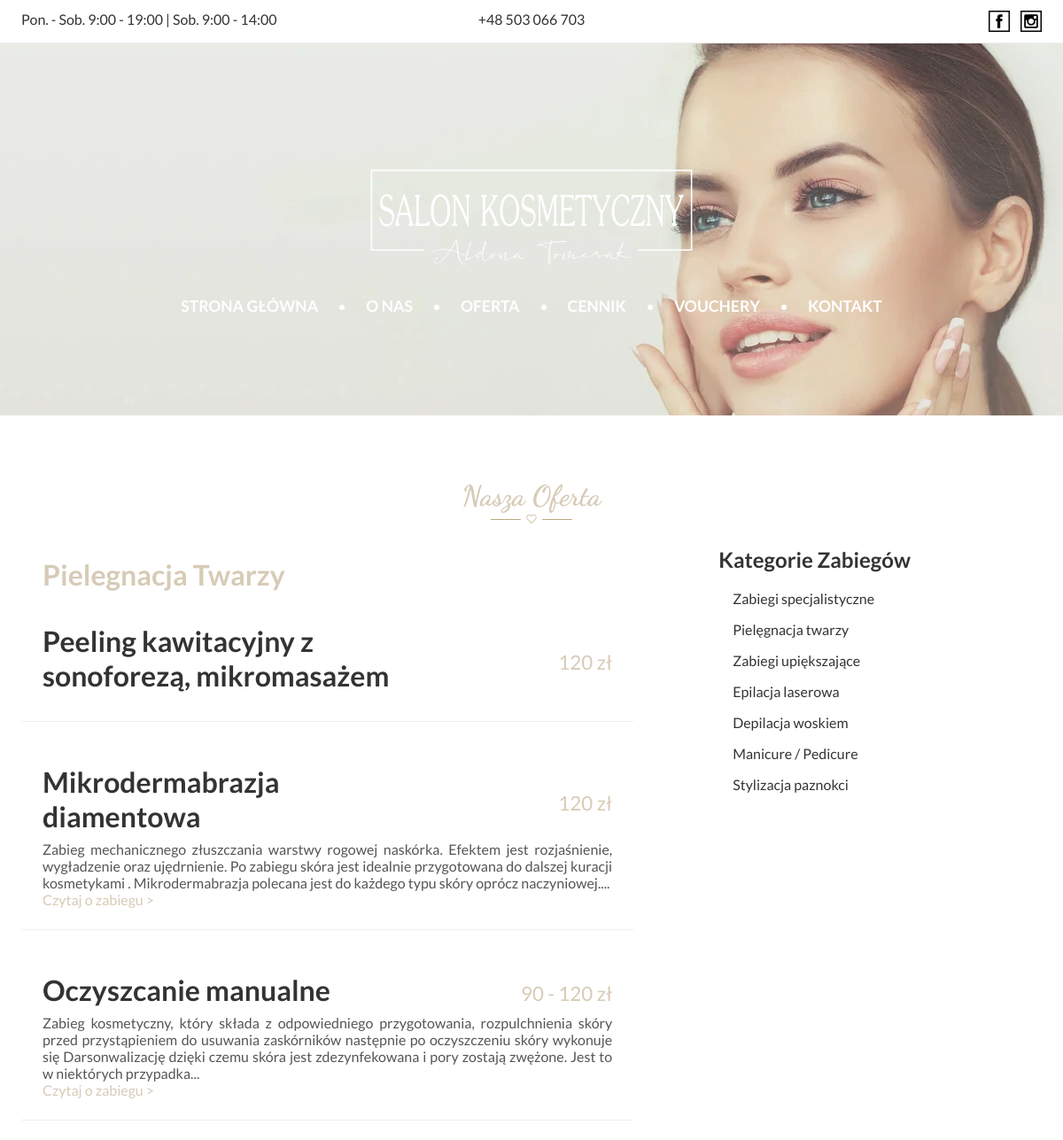
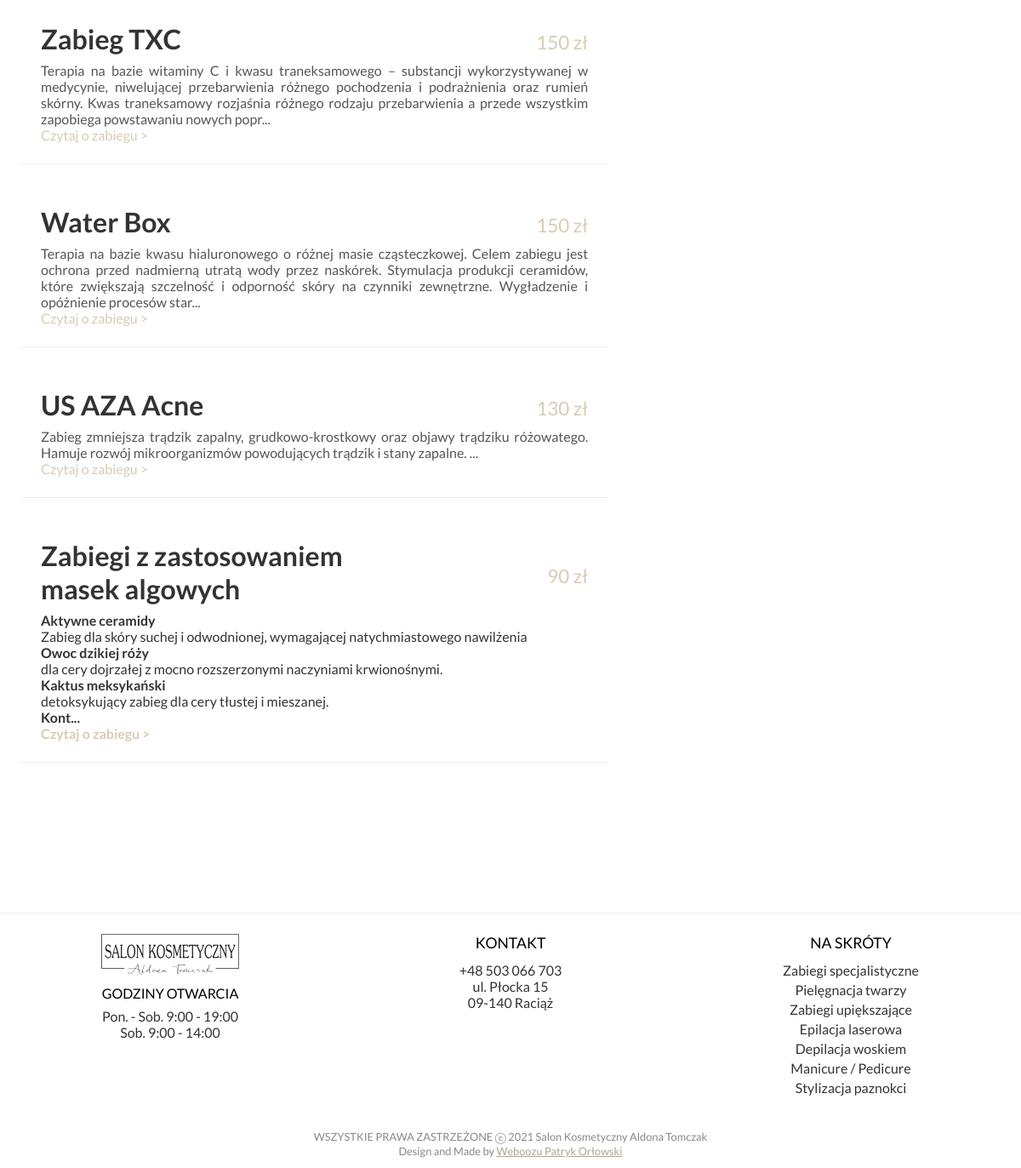
The app's page /oferta.php?kategoria=pielegnacja_twarzy with its own data (2 pictures, top to bottom).
### tables this page shows
CREATE TABLE `treatments` (
  `id` int(11) NOT NULL,
  `name` text NOT NULL,
  `slug` varchar(125) NOT NULL,
  `label` text DEFAULT NULL,
  `description` text DEFAULT NULL,
  `image` varchar(125) DEFAULT NULL,
  `price` text NOT NULL,
  `duration` varchar(10) DEFAULT NULL,
  `category` varchar(125) NOT NULL
);

### display_treatments.php (the view, shortened to what this page needs)
<?php
    $category = $_GET['kategoria'];
    $sql = "SELECT name, label, description, price, duration, slug FROM treatments WHERE category LIKE '$category'";
    $result = $conn->query($sql);
    if ($result->num_rows > 0) {
    while($row = $result->fetch_assoc()) {
        $desc = $row['description'];
        $desc = substr($desc, 0, 300);
        $link = "https://salonkosmetycznyatomczak.pl/zabiegi.php?slug=".$row['slug'];
        echo '<div class="elem">';
        echo '<div class="header-sect">';
        echo '<h1>'.$row['name'].'</h1> <span class="price">'.$row['price'].'</span>';
        echo '</div>';
        if ($row['description'] != NULL) {
            echo '<p class="quict-desc">';
            echo $desc.'...';
            echo '</p>';
        }
        echo ' <div class="elem-actis">';
        if ($row['description'] != NULL) {
            echo '<a href="'.$link.'">Czytaj o zabiegu ></a>';
        }
        echo '</div>';
        echo '</div>';
    }
    } else {
        echo "Ups.. Coś poszło nie tak :(";
    }
?>

### oferta.php (shortened to what this page needs)
<?php
    require_once('./php/connect_db.php');
    $category_b = $_GET['kategoria'];
    $category = str_replace('_', ' ', $category_b);
    $category = ucwords($category);
?>
<!DOCTYPE html>
<html lang="en">
<head>
    <link rel="stylesheet" href="./assets/css/main-1.01.css">
</head>
<body>
    <?php
        include_once('./page-hd-navig.php');
    ?>
    <main>
        <div class="offer-wrapper wrapper-1200">
            <h1 class="clss-h">Nasza Oferta<img src="./assets/ico/str-hrt.svg" alt="header dec icon"></h1>
            <div class="wrapper">
                <div class="wrapper-content">
                <?php
                    echo '<h1 class="wrapper-content-label">'.$category.'</h1>';
                    include_once('./display_treatments.php');
                    echo '</div>';
                ?>
                <?php
                    include_once('./offers-types-aside.php');
                ?>
            </div>
        </div>
    </main>
    <?php
        include_once('./footer.php')
    ?>
    <div class="copy" style="font-size: 0.8rem;">
        WSZYSTKIE PRAWA ZASTRZEŻONE  ⓒ 2021 Salon Kosmetyczny Aldona Tomczak <br> Design and Made by <a href="https://weboozu.pl" style="color: #ada493;">Weboozu Patryk Orłowski</a>
    </div>
</body>
</html>

### page-hd-navig.php (shortened to what this page needs)
<header class="hd-desktop">
    <div class="hd-tp-inf">
        <div class="hd-wrk-h">
            Pon. - Sob. 9:00 - 19:00 | Sob. 9:00 - 14:00
        </div>
        <div class="hd-pho-no">+48 503 066 703</div>
        <div class="hd-scl-md">
            <a href="https://www.facebook.com/Salon-Kosmetyczny-Aldona-Tomczak-101255754706466/" target="_blank" class="link-as-btn">
                <img src="./assets/ico/facebook-svgrepo-com.svg" alt="facebook logo">
            </a>
            <a href="https://www.instagram.com/a.tomczak_salon_kosmetyczny/" target="_blank" class="link-as-btn">
                <img src="./assets/ico/instagram-svgrepo-com.svg" alt="instagram logo">
            </a>
        </div>
    </div>
    <div class="hd-wrapp-lo-nv">
        <div class="hd-logo-wrapper">
            <img src="./assets/ico/logo-light.svg" alt="logo">
        </div>
        <nav class="nv-desktop">
            <a href="/" class="nv-elm n-cl" role="link">
                <span>Strona Główna</span>
            </a>
            <div class="hd-sep n-cl">
                <img src="./assets/ico/bullet.svg" alt="bullet icon">
            </div>
            <a href="./o-nas.php" class="nv-elm n-cl">
                <span>O nas</span>
            </a>
            <div class="hd-sep n-cl">
                <img src="./assets/ico/bullet.svg" alt="bullet icon">
            </div>
            <a href="./oferta.php?kategoria=zabiegi_specjalistyczne" class="nv-elm n-cl">
                <span>Oferta</span>
            </a>
            <div class="hd-sep n-cl">
                <img src="./assets/ico/bullet.svg" alt="bullet icon">
            </div>
            <a href="./cenniki.php" class="nv-elm n-cl">
                <span>cennik</span>
            </a>
            <div class="hd-sep n-cl">
                <img src="./assets/ico/bullet.svg" alt="bullet icon">
            </div>
            <a href="./vouchery.php" class="nv-elm n-cl">
                <span>Vouchery</span>
            </a>
            <div class="hd-sep n-cl n-cl">
                <img src="./assets/ico/bullet.svg" alt="bullet icon">
            </div>
            <a href="./kontakt.php" class="nv-elm n-cl">
                <span>Kontakt</span>
            </a>
        </nav>
    </div>
</header>

### offers-types-aside.php
<div class="offer-category">
    <h2>Kategorie Zabiegów</h2>
    <a href="./oferta.php?kategoria=zabiegi_specjalistyczne">Zabiegi specjalistyczne</a>
    <a href="./oferta.php?kategoria=pielegnacja_twarzy">Pielęgnacja twarzy</a>
    <a href="./oferta.php?kategoria=zabiegi_upiekszajace">Zabiegi upiększające</a>
    <a href="./oferta.php?kategoria=epilacja_laserowa">Epilacja laserowa</a>
    <a href="./oferta.php?kategoria=depilacja_woskiem">Depilacja woskiem</a>
    <a href="./oferta.php?kategoria=manicure_pedicure">Manicure / Pedicure</a>
    <a href="./oferta.php?kategoria=stylizacja_paznokci">Stylizacja paznokci</a>
</div>

### footer.php (shortened to what this page needs)
<footer>
    <div>
        <img src="./assets/ico/logo.svg" alt="logo">
        <span class="upper">godziny otwarcia</span>
        <p>
            Pon. - Sob. 9:00 - 19:00 <br> Sob. 9:00 - 14:00
        </p>
    </div>
    <div>
        <span class="header">kontakt</span>
        <p>
            +48 503 066 703 <br>
            ul. Płocka 15 <br>
            09-140 Raciąż
        </p>
    </div>
    <div>
        <span class="header">na skróty</span>
        <p>
            <ul>
                <li><a href="./oferta.php?kategoria=zabiegi_specjalistyczne">Zabiegi specjalistyczne</a></li>
                <li><a href="./oferta.php?kategoria=pielegnacja_twarzy">Pielęgnacja twarzy</a></li>
                <li><a href="./oferta.php?kategoria=zabiegi_upiekszajace">Zabiegi upiększające</a></li>
                <li><a href="./oferta.php?kategoria=epilacja_laserowa">Epilacja laserowa</a></li>
                <li><a href="./oferta.php?kategoria=depilacja_woskiem">Depilacja woskiem</a></li>
                <li><a href="./oferta.php?kategoria=manicure_pedicure">Manicure / Pedicure</a></li>
                <li><a href="./oferta.php?kategoria=stylizacja_paznokci">Stylizacja paznokci</a></li>
            </ul>
        </p>
    </div>
</footer>

### records on screen
treatments: name "Peeling kawitacyjny z sonoforezą, mikromasażem", price "120 zł"
treatments: name "Mikrodermabrazja diamentowa", price "120 zł", description "Zabieg mechanicznego złuszczania warstwy rogowej naskórka. Efektem jest rozjaśnienie, wygładzenie oraz ujędrnienie. Po zabiegu skóra jest idealnie przygotowana do dalszej kuracji kosmetykami . Mikrodermabrazja polecana jest do każdego typu skóry oprócz naczyniowej."
treatments: name "Oczyszcanie manualne", price "90 - 120 zł", description "Zabieg kosmetyczny, który składa z odpowiedniego przygotowania, rozpulchnienia skóry przed przystąpieniem do usuwania zaskórników następnie po oczyszczeniu skóry wykonuje się Darsonwalizację dzięki czemu skóra jest zdezynfekowana i pory zostają zwężone. Jest to w niektórych przypadka"
treatments: name "Zabieg TXC", price "150 zł", description "Terapia na bazie witaminy C i kwasu traneksamowego – substancji wykorzystywanej w medycynie, niwelującej przebarwienia różnego pochodzenia i podrażnienia oraz rumień skórny. Kwas traneksamowy rozjaśnia różnego rodzaju przebarwienia a przede wszystkim zapobiega powstawaniu nowych popr"
treatments: name "Water Box", price "150 zł", description "Terapia na bazie kwasu hialuronowego o różnej masie cząsteczkowej. Celem zabiegu jest ochrona przed nadmierną utratą wody przez naskórek. Stymulacja produkcji ceramidów, które zwiększają szczelność i odporność skóry na czynniki zewnętrzne. Wygładzenie i opóżnienie procesów star"
treatments: name "US AZA Acne", price "130 zł", description "Zabieg zmniejsza trądzik zapalny, grudkowo-krostkowy oraz objawy trądziku różowatego. Hamuje rozwój mikroorganizmów powodujących trądzik i stany zapalne."
treatments: name "Zabiegi z zastosowaniem masek algowych", price "90 zł", description "Aktywne ceramidy Zabieg dla skóry suchej i odwodnionej, wymagającej natychmiastowego nawilżenia Owoc dzikiej róży dla cery dojrzałej z mocno rozszerzonymi naczyniami krwionośnymi. Kaktus meksykański detoksykujący zabieg dla cery tłustej i mieszanej. Kont"

### other values on screen
$category "Pielegnacja Twarzy"
